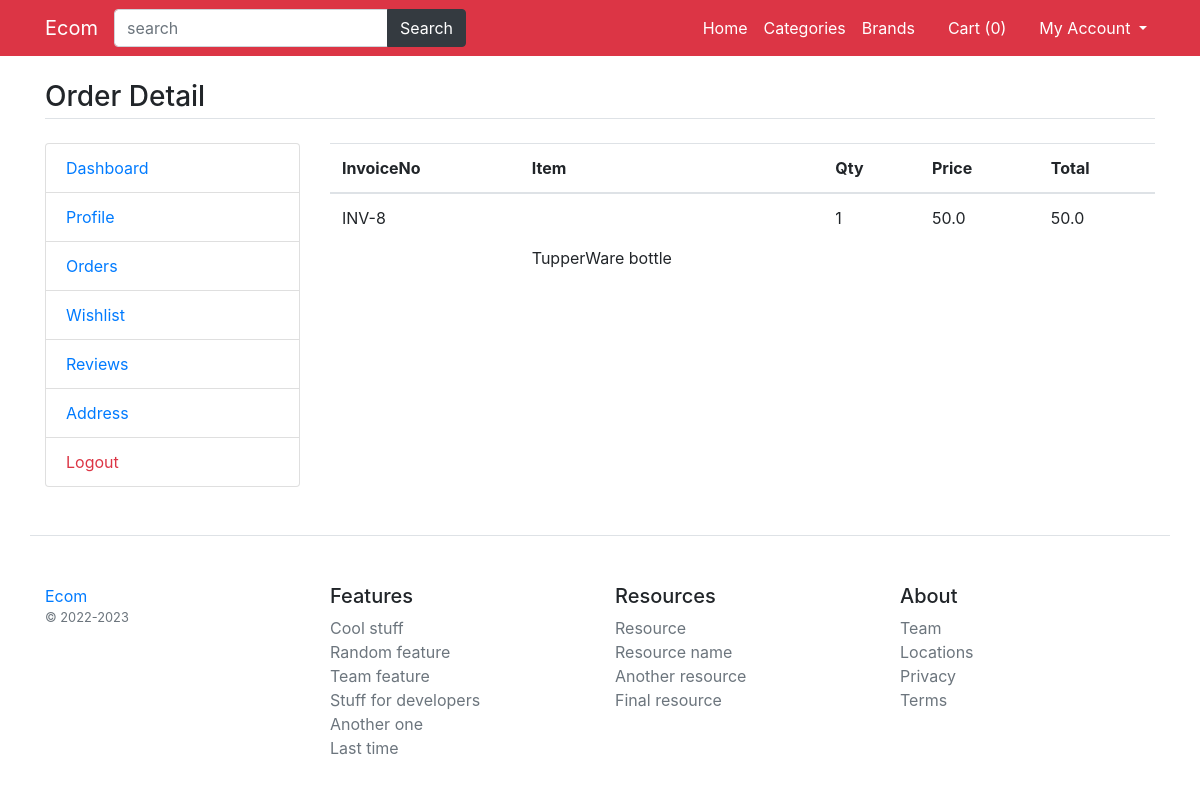
The page /order-items/8 on the database its author committed.
### main/models.py (models this page shows, shortened)
class OrderItems(models.Model):
    order = models.ForeignKey(Order, on_delete=models.CASCADE)
    invoice_number = models.CharField(max_length=150)
    item = models.CharField(max_length=150)
    image = models.CharField(max_length=200)
    qty = models.IntegerField()
    price = models.FloatField()
    total = models.FloatField()
    class Meta:
        verbose_name_plural = '9. Order Items'

### main/views.py (the view)
# urls.py: path('order-items/<int:id>', views.my_order_items, name='order-items'),
def my_order_items(request, id):
    order = Order.objects.get(pk=id)
    orderitems = OrderItems.objects.filter(order=order).order_by('-id')
    return render(request, 'user/order-items.html', {'orderitems': orderitems})

### main/template_context.py (called while the page is built)
def get_filters(request):
    cats = Product.objects.distinct().values('category__title', 'category__id')
    brands = Product.objects.distinct().values('brand__title', 'brand__id')
    colors = ProductAttribute.objects.distinct().values('color__title', 'color__id', 'color__color_code')
    sizes = ProductAttribute.objects.distinct().values('size__title', 'size__id')
    minMaxPrice = ProductAttribute.objects.aggregate(Min('price'), Max('price'))
    data = {
        'cats': cats,
        'brands': brands,
        'colors': colors,
        'sizes': sizes,
        'minMaxPrice': minMaxPrice,
    }
    return data

### main/templates/user/order-items.html
{% extends 'base.html' %}
{% load static %}
{% block content %}
<main class="container my-4">
	<h3 class="my-4 border-bottom pb-1">Order Detail</h3>
	<div class="row">
        <div class="col-md-3">
            {% include 'user/user-sidebar.html' %}
        </div>
        <div class="col-md-9">
            <div class="table-responsive">
                <table class="table-border table">
                    <thead>
                        <tr>
                            <th>InvoiceNo</th>
                            <th>Item</th>
                            <th>Qty</th>
                            <th>Price</th>
                            <th>Total</th>
                        </tr>
                    </thead>
                    <tbody>
                        {% for item in orderitems %}
                        <tr>
                            <td>{{item.invoice_number}}</td>
                            <td>
                                <p><img src="/media/{{item.image}}" width="80" alt=""></p>
                                {{item.item}}
                            </td>
                            <td>{{item.qty}}</td>
                            <td>{{item.price}}</td>
                            <td>{{item.total}}</td>
                        </tr>
                        {% endfor %}
                    </tbody>
                </table>
            </div>
        </div>
	</div>
</main>
{% endblock %}

### rows shown on the page
OrderItems: invoice_number "INV-8", item "TupperWare bottle", qty "1", price "50.0", total "50.0"

### other values the page prints
{{ request.session.cartdata|length }} "0"
